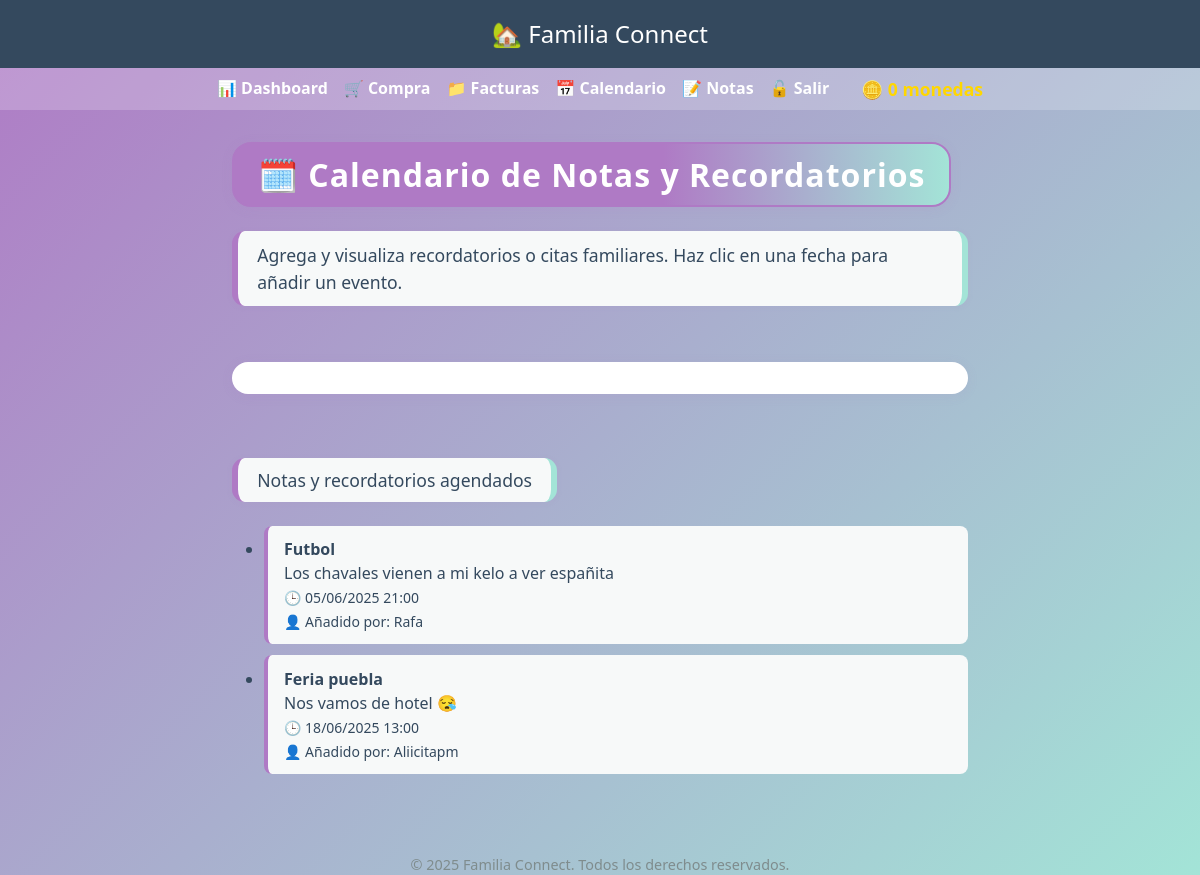
Page /notas (signed in) on the earlier database version.
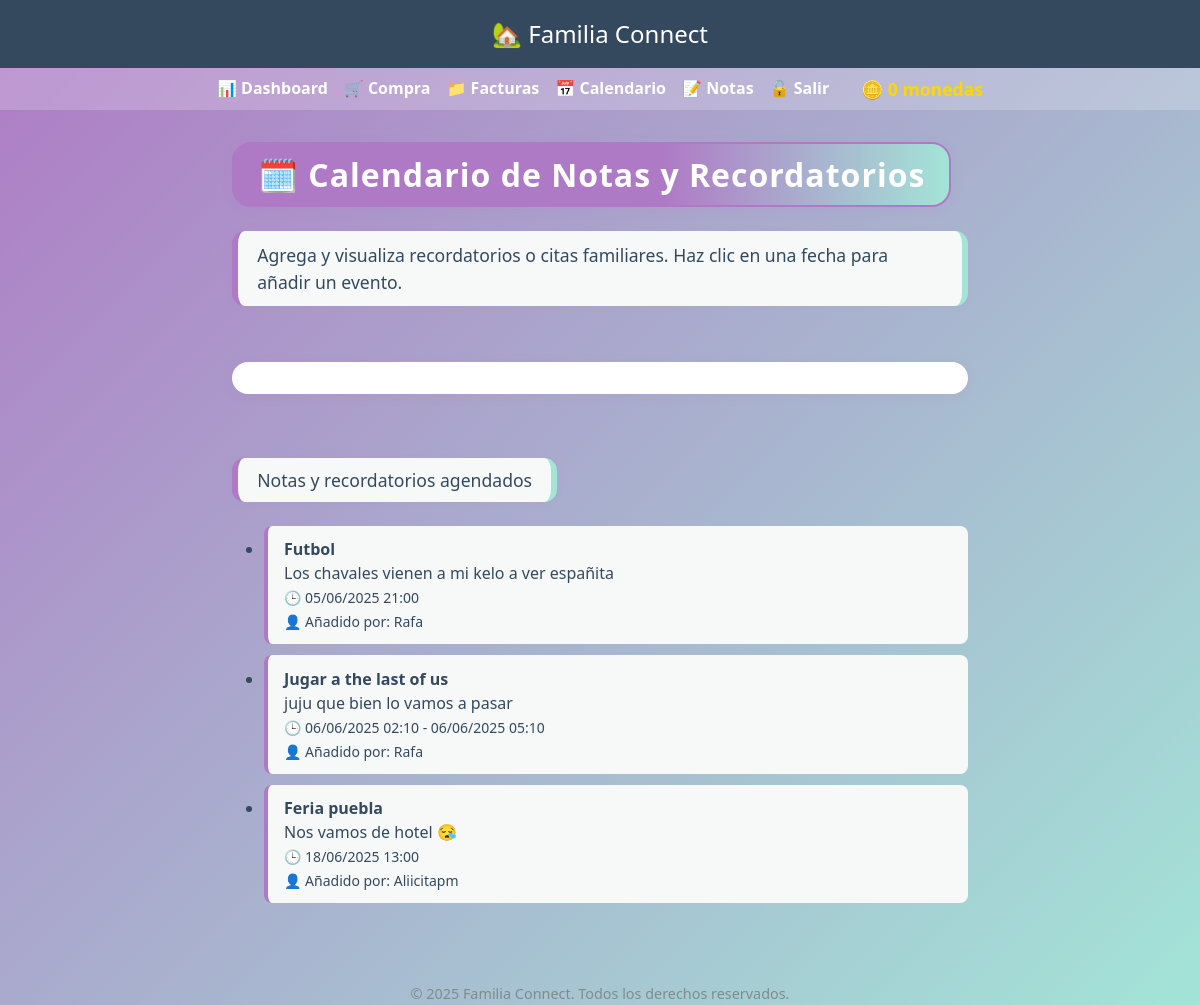
Same page on the later database version.
### models.py (models this page shows, shortened)
class Note(db.Model):
    id = db.Column(db.Integer, primary_key=True)
    title = db.Column(db.String(255), nullable=False)
    content = db.Column(db.Text, nullable=False)
    start = db.Column(db.DateTime, nullable=False)  # Fecha y hora de inicio
    end = db.Column(db.DateTime, nullable=True)     # Fecha y hora de fin (opcional)
    user_id = db.Column(db.Integer, db.ForeignKey('user.id'), nullable=False)
    def to_event_dict(self):
        return {
            "title": f"{self.title} ({self.user.username})",
            "start": self.start.isoformat(),
            "end": self.end.isoformat() if self.end else None,
            "description": self.content
        }

class User(UserMixin, db.Model):
    id = db.Column(db.Integer, primary_key=True)
    username = db.Column(db.String(100), unique=True, nullable=False)
    password = db.Column(db.String(200), nullable=False)
    coins = db.Column(db.Integer, default=0)  # Monedas acumuladas por el usuario
    salary = db.Column(db.Float, default=0)  # Salario base del usuario
    tasks = relationship('Task', backref='user', lazy=True)
    coin_transactions = relationship('CoinTransaction', backref='user', lazy=True)
    claimed_rewards = relationship('ClaimedReward', backref='user', lazy=True)
    notes = relationship('Note', backref='user', lazy=True)

### app.py (the view)
@app.route("/notas")
@login_required
def notas():
    notas = Note.query.order_by(Note.start).all()
    notas_eventos = [n.to_event_dict() for n in notas]
    return render_template("notas.html", user=current_user, notas=notas, notas_eventos=notas_eventos)

### app.py (called while the page is built)
@login_manager.user_loader
def load_user(user_id):
    return User.query.get(int(user_id))

@app.context_processor
def inject_monedas_usuario():
    if current_user.is_authenticated:
        return dict(monedas_usuario=current_user.coins or 0)
    return dict(monedas_usuario=0)

### templates/notas.html (shortened to what this page needs)
{% extends "base.html" %}
{% block content %}
<div class="dashboard">
  <h2 class="titulo">🗓️ Calendario de Notas y Recordatorios</h2>
  <p class="subtitle">Agrega y visualiza recordatorios o citas familiares. Haz clic en una fecha para añadir un evento.</p>
  <div id="calendar"></div>
  <h3 class="subtitulo" style="margin-top:2rem;">Notas y recordatorios agendados</h3>
  <ul class="lista">
    {% for nota in notas %}
      <li class="item-tarea">
        <strong>{{ nota.title }}</strong> <br>
        <span>{{ nota.content }}</span><br>
        <small>🕒 {{ nota.start.strftime('%d/%m/%Y %H:%M') }}{% if nota.end %} - {{ nota.end.strftime('%d/%m/%Y %H:%M') }}{% endif %}</small><br>
        <small>👤 Añadido por: {{ nota.user.username }}</small>
      </li>
    {% else %}
      <li>No hay notas ni recordatorios aún.</li>
    {% endfor %}
  </ul>
</div>
<link href="https://cdn.jsdelivr.net/npm/fullcalendar@6.1.8/index.global.min.css" rel="stylesheet">
{% endblock %}

Differences in the rows shown:
added Note: title "Jugar a the last of us", content "juju que bien lo vamos a pasar", start "06/06/2025 02:10", end "06/06/2025 05:10", user.username "Rafa"
